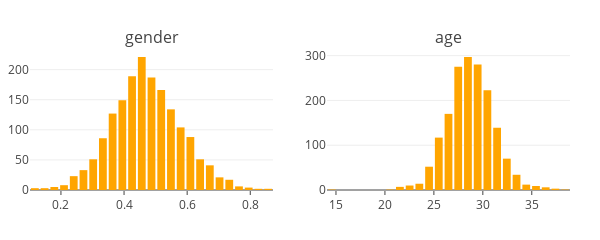

This figure's notebook cell:
### Code cell
hist1, bins1 = np.histogram(gender_table['mean'], bins=25)
hist2, bins2 = np.histogram(ages_table['50 per'], bins=25)

data = [go.Bar(x=(bins1[:-1]+bins1[1:])/2, y=hist1,
                marker=dict(color='orange')), 
    
        go.Bar(x=(bins2[:-1]+bins2[1:])/2, y=hist2,
                marker=dict(color='orange'))]

fig = tools.make_subplots(rows=1, cols=2, print_grid=False,
                            subplot_titles=["gender", "age"])

fig['layout'].update(height=200, width=600, 
                        margin=go.layout.Margin(l=30, r=30, t=50, b=50))

fig['layout']['xaxis{0}'.format(1)].update(ticklen=4)
fig['layout']['xaxis{0}'.format(2)].update(ticklen=4)
fig['layout'].update(showlegend=False)

fig.append_trace(data[0], 1,1)
fig.append_trace(data[1], 1,2)

py.iplot(fig, show_link=False)

### Figure 1 — Plotly figure (JSON) as saved in the notebook; plotly's stock layout.template omitted (floating-point values rounded to 4 significant figures)
{"data": [{"marker": {"color": "orange"}, "type": "bar", "uid": "857540b4-c2ef-11e8-b294-3c15c2cf2370", "x": [0.1173, 0.1481, 0.179, 0.2098, 0.2406, 0.2714, 0.3022, 0.333, 0.3638, 0.3946, 0.4254, 0.4562, 0.487, 0.5178, 0.5486, 0.5794, 0.6102, 0.641, 0.6718, 0.7026, 0.7334, 0.7642, 0.795, 0.8258, 0.8566], "xaxis": "x", "y": [3, 3, 5, 8, 23, 33, 51, 86, 127, 149, 189, 221, 187, 166, 134, 104, 88, 51, 41, 21, 17, 6, 4, 2, 2], "yaxis": "y"}, {"marker": {"color": "orange"}, "type": "bar", "uid": "8578240a-c2ef-11e8-ad8e-3c15c2cf2370", "x": [14.58, 15.57, 16.57, 17.56, 18.55, 19.54, 20.54, 21.53, 22.52, 23.52, 24.51, 25.5, 26.49, 27.49, 28.48, 29.47, 30.46, 31.46, 32.45, 33.44, 34.44, 35.43, 36.42, 37.41, 38.41], "xaxis": "x2", "y": [1, 0, 0, 0, 0, 0, 1, 7, 10, 14, 52, 117, 170, 275, 297, 280, 223, 139, 70, 34, 12, 9, 6, 3, 1], "yaxis": "y2"}], "layout": {"annotations": [{"font": {"size": 16}, "showarrow": false, "text": "gender", "x": 0.225, "xanchor": "center", "xref": "paper", "y": 1, "yanchor": "bottom", "yref": "paper"}, {"font": {"size": 16}, "showarrow": false, "text": "age", "x": 0.775, "xanchor": "center", "xref": "paper", "y": 1, "yanchor": "bottom", "yref": "paper"}], "height": 200, "margin": {"b": 50, "l": 30, "r": 30, "t": 50}, "showlegend": false, "width": 600, "xaxis": {"anchor": "y", "domain": [0, 0.45], "ticklen": 4}, "xaxis2": {"anchor": "y2", "domain": [0.55, 1], "ticklen": 4}, "yaxis": {"anchor": "x", "domain": [0, 1]}, "yaxis2": {"anchor": "x2", "domain": [0, 1]}}}
